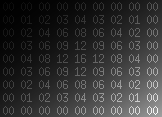
#> input picture tp2/numbers.png, 162 x 117 px, found by its file name
$ python tp2.py
#> lines starting #> are read from the running program, lines starting #| are printed output that depends on the picture
import numpy as np
import matplotlib.pyplot as plt
from skimage import (io, morphology)
from scipy import ndimage as ndi
def hit_or_miss_transform(img:np.ndarray, struct1:np.ndarray, struct2:np.ndarray):
    # binarize image
    img = (img > 0.5).astype(np.uint8)
    return np.logical_and(morphology.binary_erosion(img, struct1), morphology.binary_erosion(1-img, struct2))

def white_tophat(img:np.ndarray, struct:np.ndarray):
    print(img - morphology.opening(img, struct))
    return img - morphology.opening(img, struct)

def black_tophat(img:np.ndarray, struct:np.ndarray):
    return morphology.closing(img, struct) - img

def ouverture_annulaire(img:np.ndarray, diametre:int):
    img = (img > 0.5).astype(np.uint8)
    return np.logical_and(img,morphology.binary_dilation(img, morphology.disk(diametre)))

def gradient_morphologique_interne(img:np.ndarray, struct:np.ndarray):
    return img - morphology.erosion(img, struct)

def gradient_morphologique_externe(img:np.ndarray, struct:np.ndarray):
    return morphology.dilation(img, struct) - img

def debug():
    fig,ax = plt.subplots(7, 3, figsize=(10, 10))
    fig.set_facecolor('gray')
    img = io.imread('./tp2/numbers.png', as_gray=True)
#> img is the input picture: shape (117, 162); min 0, max 255, mean 50
    ##### TEST HMT #####
    # img = np.array((
    # [0, 0, 0, 0, 0, 0, 0, 0],
    # [0, 255, 255, 255, 0, 0, 0, 255],
    # [0, 255, 255, 255, 0, 0, 0, 0],
    # [0, 255, 255, 255, 0, 255, 0, 0],
    # [0, 0, 255, 0, 0, 0, 0, 0],
    # [0, 0, 255, 0, 0, 255, 255, 0],
    # [0,255, 0, 255, 0, 0, 255, 0],
    # [0, 255, 255, 255, 0, 0, 0, 0]), dtype="uint8")
    ##### TEST OUVERTURE ANNULAIRE #####
    img = np.array((
    [0, 0, 0, 0, 0, 0, 0, 0, 0],
    [0, 0, 0, 0, 1, 0, 0, 0, 0],
    [0, 0, 0, 0, 0, 0, 0, 0, 0],
    [0, 0, 0, 0, 0, 0, 0, 0, 0],
    [0, 1, 0, 1, 0, 0, 0, 1, 0],
    [0, 0, 0, 0, 0, 0, 0, 0, 0],
    [0, 0, 0, 0, 0, 0, 0, 0, 0],
    [0, 0, 0, 0, 1, 0, 0, 0, 0],
    [0, 0, 0, 0, 0, 0, 0, 0, 0]), dtype="uint8")
    ax[0, 1].imshow(img, cmap='gray')
    ax[0, 1].set_title('Image de base')

    structA = np.array([[0, 1, 0], [1, 0, 1], [0, 1, 0]])
    structB = np.array([[0, 0, 0], [0, -1, 0], [0, 0, 0]])
    ax[1, 0].imshow(hit_or_miss_transform(img,structA,structB), cmap='gray')
    ax[1, 0].set_title('HMT')
    ax[1, 2].imshow(ndi.binary_hit_or_miss(img,structA,structB), cmap='gray')
    ax[1, 2].set_title('Ndimage HMT')

    ax[2, 0].imshow(white_tophat(img, morphology.square(3)), cmap='gray')
    ax[2, 0].set_title('White tophat')
    ax[2, 2].imshow(morphology.white_tophat(img, morphology.square(3)), cmap='gray')
    ax[2, 2].set_title('Skimage White tophat')

    ax[3, 0].imshow(black_tophat(img, np.array([[0, 0, 0], [0, 1, 0], [1, 1, 1]])), cmap='gray')
    ax[3, 0].set_title('Black tophat')
    ax[3, 2].imshow(morphology.black_tophat(img, np.array([[0, 0, 0], [0, 1, 0], [1, 1, 1]])), cmap='gray')
    ax[3, 2].set_title('Skimage Black tophat')

    ax[4, 0].imshow(ouverture_annulaire(img, 3), cmap='gray')
    ax[4, 0].set_title('Ouverture annulaire ')
    ax[4, 2].imshow(morphology.diameter_opening(img, 3), cmap='gray')
    ax[4, 2].set_title('Skimage Ouverture annulaire (TODO)')

    ax[5, 0].imshow(gradient_morphologique_interne(img, np.array([[0, 0, 0], [0, 1, 0], [1, 1, 1]])), cmap='gray')
    ax[5, 0].set_title('Gradient morphologique interne')
    ax[5, 2].imshow(morphology.erosion(img, np.array([[0, 0, 0], [0, 1, 0], [1, 1, 1]])), cmap='gray')
    ax[5, 2].set_title('Skimage Gradient morphologique interne (TODO)')

    ax[6, 0].imshow(gradient_morphologique_externe(img, np.array([[0, 0, 0], [0, 1, 0], [1, 1, 1]])), cmap='gray')
    ax[6, 0].set_title('Gradient morphologique externe')
    ax[6, 2].imshow(morphology.dilation(img, np.array([[0, 0, 0], [0, 1, 0], [1, 1, 1]])), cmap='gray')
    ax[6, 2].set_title('Skimage Gradient morphologique externe (TODO)')

    for i in range(1, 7):
        if not np.array_equal(ax[i, 0].get_images()[0].get_array(), ax[i, 2].get_images()[0].get_array()):
                # show plain red image
                ax[i, 1].imshow(np.array([[[1,0,0]]], dtype=np.uint8), cmap='Reds')
    for i,j in np.ndindex(ax.shape):
        ax[i, j].axis('off')
    fig.tight_layout()
    plt.show()
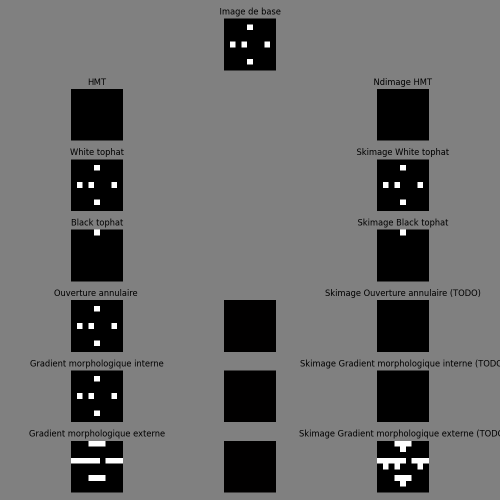
#> figure drawn by matplotlib, 16 panels

debug()
